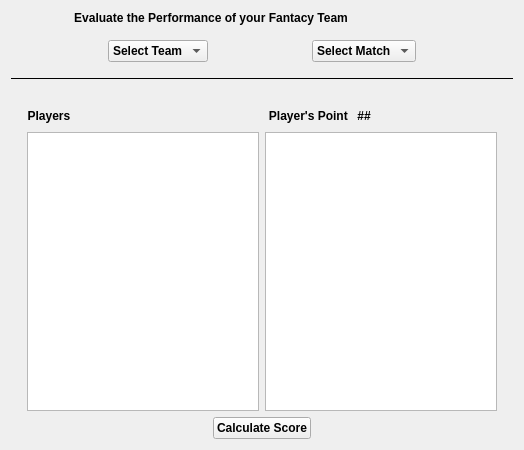
<?xml version="1.0" encoding="UTF-8"?>
<ui version="4.0">
 <class>EVALUATETeam</class>
 <widget class="QWidget" name="EVALUATETeam">
  <property name="geometry">
   <rect>
    <x>0</x>
    <y>0</y>
    <width>524</width>
    <height>450</height>
   </rect>
  </property>
  <property name="windowTitle">
   <string>EVALUATETeam</string>
  </property>
  <layout class="QVBoxLayout" name="verticalLayout">
   <item>
    <widget class="QLabel" name="label_3">
     <property name="font">
      <font>
       <family>Arial</family>
       <pointsize>9</pointsize>
       <weight>75</weight>
       <bold>true</bold>
      </font>
     </property>
     <property name="text">
      <string>                   Evaluate the Performance of your Fantacy Team</string>
     </property>
    </widget>
   </item>
   <item>
    <layout class="QHBoxLayout" name="horizontalLayout">
     <item>
      <spacer name="horizontalSpacer_6">
       <property name="orientation">
        <enum>Qt::Horizontal</enum>
       </property>
       <property name="sizeType">
        <enum>QSizePolicy::Expanding</enum>
       </property>
       <property name="sizeHint" stdset="0">
        <size>
         <width>40</width>
         <height>20</height>
        </size>
       </property>
      </spacer>
     </item>
     <item>
      <widget class="QComboBox" name="comboBox_2">
       <property name="font">
        <font>
         <family>Arial</family>
         <pointsize>9</pointsize>
         <weight>75</weight>
         <bold>true</bold>
        </font>
       </property>
       <property name="iconSize">
        <size>
         <width>25</width>
         <height>25</height>
        </size>
       </property>
       <item>
        <property name="text">
         <string>Select Team</string>
        </property>
       </item>
      </widget>
     </item>
     <item>
      <spacer name="horizontalSpacer_7">
       <property name="orientation">
        <enum>Qt::Horizontal</enum>
       </property>
       <property name="sizeType">
        <enum>QSizePolicy::Expanding</enum>
       </property>
       <property name="sizeHint" stdset="0">
        <size>
         <width>40</width>
         <height>20</height>
        </size>
       </property>
      </spacer>
     </item>
     <item>
      <widget class="QComboBox" name="comboBox">
       <property name="font">
        <font>
         <family>Arial</family>
         <pointsize>9</pointsize>
         <weight>75</weight>
         <bold>true</bold>
        </font>
       </property>
       <property name="iconSize">
        <size>
         <width>20</width>
         <height>20</height>
        </size>
       </property>
       <item>
        <property name="text">
         <string>Select Match</string>
        </property>
       </item>
       <item>
        <property name="text">
         <string>Match1</string>
        </property>
       </item>
       <item>
        <property name="text">
         <string>Match2</string>
        </property>
       </item>
       <item>
        <property name="text">
         <string>Match3</string>
        </property>
       </item>
       <item>
        <property name="text">
         <string>Match4</string>
        </property>
       </item>
      </widget>
     </item>
     <item>
      <spacer name="horizontalSpacer_8">
       <property name="orientation">
        <enum>Qt::Horizontal</enum>
       </property>
       <property name="sizeType">
        <enum>QSizePolicy::Expanding</enum>
       </property>
       <property name="sizeHint" stdset="0">
        <size>
         <width>60</width>
         <height>40</height>
        </size>
       </property>
      </spacer>
     </item>
    </layout>
   </item>
   <item>
    <widget class="Line" name="line">
     <property name="font">
      <font>
       <pointsize>8</pointsize>
      </font>
     </property>
     <property name="frameShadow">
      <enum>QFrame::Plain</enum>
     </property>
     <property name="orientation">
      <enum>Qt::Horizontal</enum>
     </property>
    </widget>
   </item>
   <item>
    <widget class="QLabel" name="label_4">
     <property name="text">
      <string/>
     </property>
    </widget>
   </item>
   <item>
    <layout class="QHBoxLayout" name="horizontalLayout_2">
     <item>
      <widget class="QLabel" name="label">
       <property name="font">
        <font>
         <family>Arial</family>
         <pointsize>9</pointsize>
         <weight>75</weight>
         <bold>true</bold>
        </font>
       </property>
       <property name="text">
        <string>     Players</string>
       </property>
      </widget>
     </item>
     <item>
      <spacer name="horizontalSpacer_5">
       <property name="orientation">
        <enum>Qt::Horizontal</enum>
       </property>
       <property name="sizeHint" stdset="0">
        <size>
         <width>40</width>
         <height>20</height>
        </size>
       </property>
      </spacer>
     </item>
     <item>
      <widget class="QLabel" name="label_2">
       <property name="font">
        <font>
         <family>Arial</family>
         <pointsize>9</pointsize>
         <weight>75</weight>
         <bold>true</bold>
        </font>
       </property>
       <property name="text">
        <string>               Player's Point</string>
       </property>
      </widget>
     </item>
     <item>
      <widget class="QLabel" name="label_5">
       <property name="font">
        <font>
         <pointsize>9</pointsize>
         <weight>75</weight>
         <bold>true</bold>
        </font>
       </property>
       <property name="text">
        <string> ##</string>
       </property>
      </widget>
     </item>
     <item>
      <spacer name="horizontalSpacer_3">
       <property name="orientation">
        <enum>Qt::Horizontal</enum>
       </property>
       <property name="sizeHint" stdset="0">
        <size>
         <width>40</width>
         <height>20</height>
        </size>
       </property>
      </spacer>
     </item>
    </layout>
   </item>
   <item>
    <layout class="QHBoxLayout" name="horizontalLayout_3">
     <item>
      <spacer name="horizontalSpacer">
       <property name="orientation">
        <enum>Qt::Horizontal</enum>
       </property>
       <property name="sizeHint" stdset="0">
        <size>
         <width>40</width>
         <height>20</height>
        </size>
       </property>
      </spacer>
     </item>
     <item>
      <widget class="QListWidget" name="listWidget"/>
     </item>
     <item>
      <widget class="QListWidget" name="listWidget_2"/>
     </item>
     <item>
      <spacer name="horizontalSpacer_2">
       <property name="orientation">
        <enum>Qt::Horizontal</enum>
       </property>
       <property name="sizeHint" stdset="0">
        <size>
         <width>40</width>
         <height>20</height>
        </size>
       </property>
      </spacer>
     </item>
    </layout>
   </item>
   <item>
    <layout class="QHBoxLayout" name="horizontalLayout_5">
     <item>
      <spacer name="horizontalSpacer_4">
       <property name="orientation">
        <enum>Qt::Horizontal</enum>
       </property>
       <property name="sizeHint" stdset="0">
        <size>
         <width>40</width>
         <height>20</height>
        </size>
       </property>
      </spacer>
     </item>
     <item>
      <widget class="QPushButton" name="pushButton">
       <property name="font">
        <font>
         <family>Arial</family>
         <pointsize>9</pointsize>
         <weight>75</weight>
         <bold>true</bold>
        </font>
       </property>
       <property name="text">
        <string>Calculate Score</string>
       </property>
      </widget>
     </item>
     <item>
      <spacer name="horizontalSpacer_9">
       <property name="orientation">
        <enum>Qt::Horizontal</enum>
       </property>
       <property name="sizeHint" stdset="0">
        <size>
         <width>40</width>
         <height>20</height>
        </size>
       </property>
      </spacer>
     </item>
    </layout>
   </item>
  </layout>
 </widget>
 <resources/>
 <connections/>
</ui>
